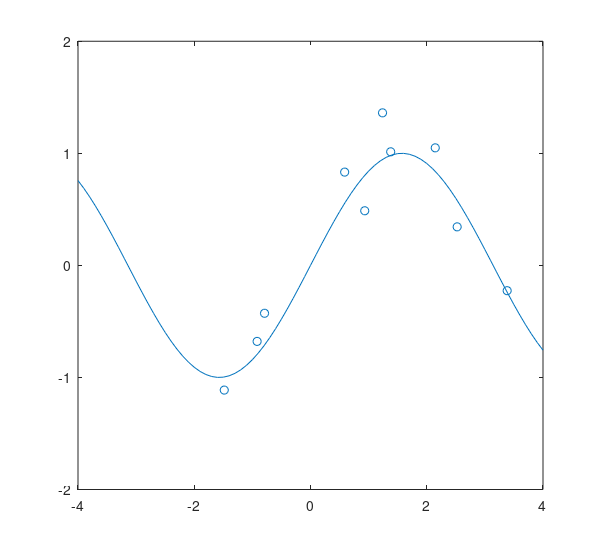
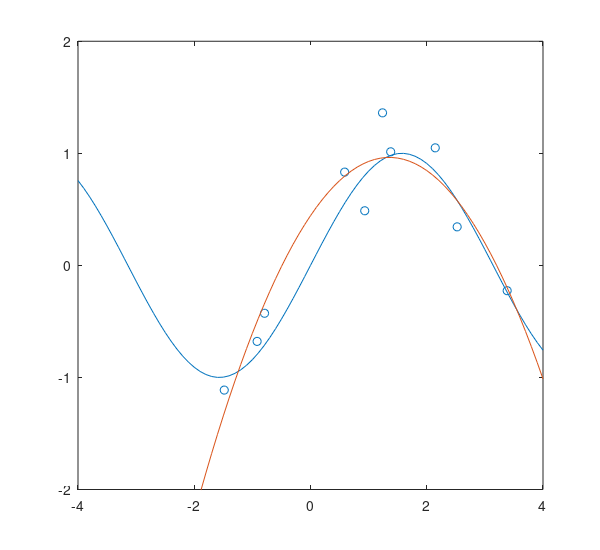
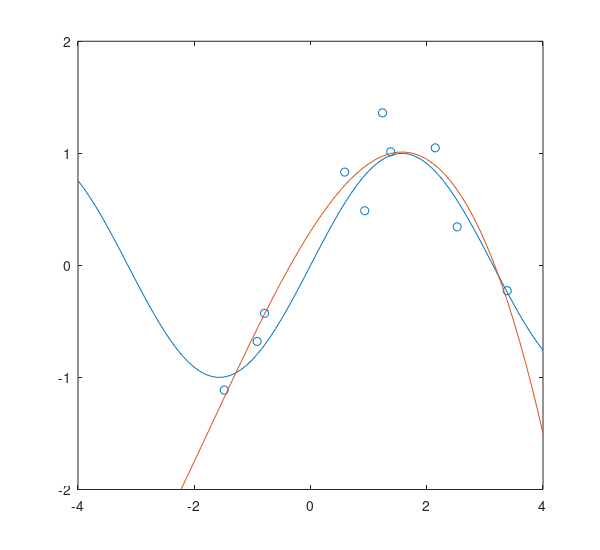
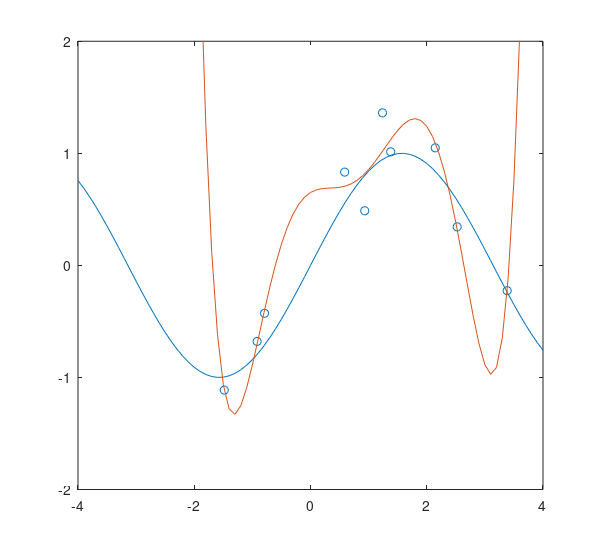

MATLAB code to generate these figures, in order:
%% overfitting and underfitting
figure;
lin = -4:0.1:4;
sin_y = sin(lin);
plot(lin, sin_y);
hold on;

N = 10;
X = rand(1,N)*8-4;
T = sin(X) + randn(1, N)*0.25;
scatter(X, T);
axis([-4 4 -2 2]);
hold off;

set(gcf, 'PaperPosition', [-0.5 -0.25 6 5.5]); %Position the plot further to the left and down. Extend the plot to fill entire paper.
set(gcf, 'PaperSize', [5 5]); %Keep the same paper size
saveas(gcf, 'thesis/images/fitting_setup.pdf', 'pdf')

% fit quadratic regression
figure;
lin = -4:0.1:4;
sin_y = sin(lin);
plot(lin, sin_y);
hold on;

p = polyfit(X, T, 2);
Y = polyval(p, lin);
scatter(X, T);
plot(lin, Y);
axis([-4 4 -2 2]);
hold off;

set(gcf, 'PaperPosition', [-0.5 -0.25 6 5.5]); %Position the plot further to the left and down. Extend the plot to fill entire paper.
set(gcf, 'PaperSize', [5 5]); %Keep the same paper size
saveas(gcf, 'thesis/images/underfitting.pdf', 'pdf')

% fit cubic regression
figure;
lin = -4:0.1:4;
sin_y = sin(lin);
plot(lin, sin_y);
hold on;

p = polyfit(X, T, 3);
Y = polyval(p, lin);
scatter(X, T);
plot(lin, Y);
axis([-4 4 -2 2]);
hold off;

set(gcf, 'PaperPosition', [-0.5 -0.25 6 5.5]); %Position the plot further to the left and down. Extend the plot to fill entire paper.
set(gcf, 'PaperSize', [5 5]); %Keep the same paper size
saveas(gcf, 'thesis/images/fitting.pdf', 'pdf')

% fit higher polynom regression
figure;
lin = -4:0.1:4;
sin_y = sin(lin);
plot(lin, sin_y);
hold on;

p = polyfit(X, T, 6);
Y = polyval(p, lin);
scatter(X, T);
plot(lin, Y);
axis([-4 4 -2 2]);
hold off;

set(gcf, 'PaperPosition', [-0.5 -0.25 6 5.5]); %Position the plot further to the left and down. Extend the plot to fill entire paper.
set(gcf, 'PaperSize', [5 5]); %Keep the same paper size
saveas(gcf, 'thesis/images/overfitting.pdf', 'pdf')
